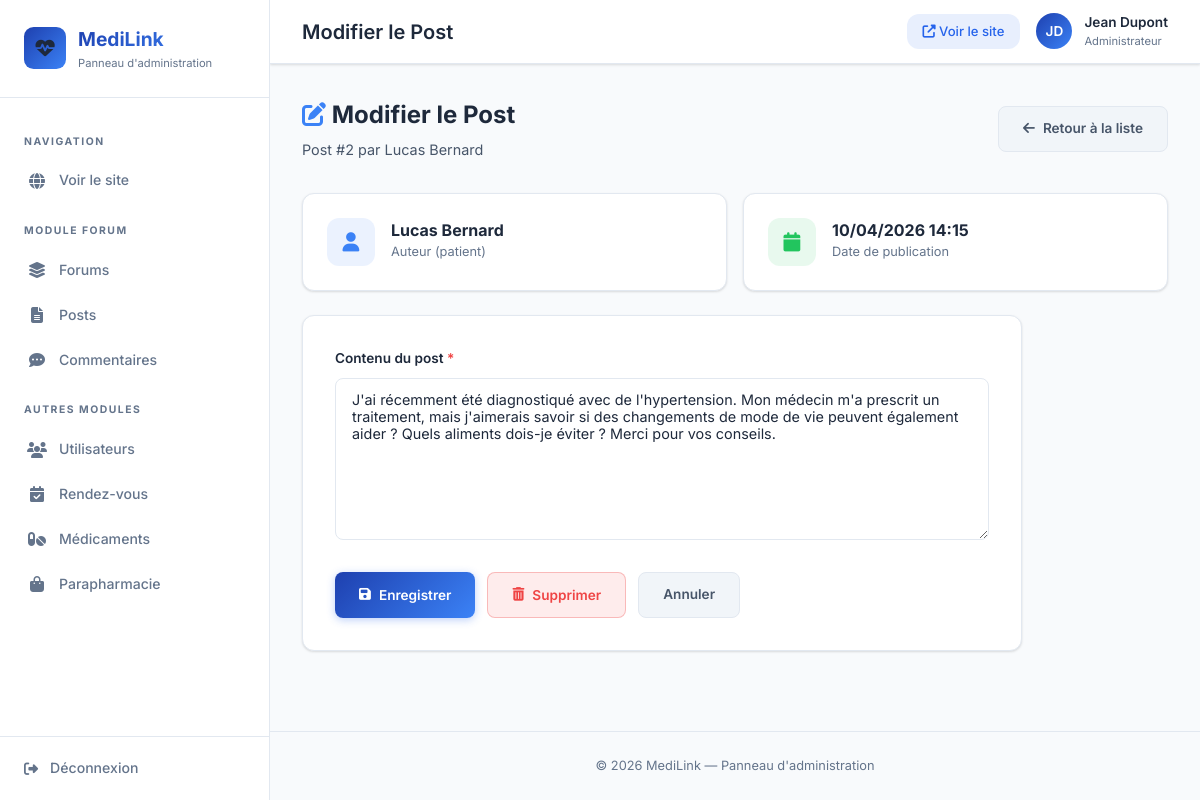
Screenshot of /index.php?controller=post&action=edit&id=2 with the database file from the repository.
### tables this page shows
CREATE TABLE IF NOT EXISTS post (
    id_post INT AUTO_INCREMENT PRIMARY KEY,
    contenu TEXT NOT NULL,
    date_publication DATETIME DEFAULT CURRENT_TIMESTAMP,
    id_forum INT NOT NULL,
    id_auteur INT NOT NULL,
    FOREIGN KEY (id_forum) REFERENCES forum(id_forum) ON DELETE CASCADE,
    FOREIGN KEY (id_auteur) REFERENCES utilisateur(id) ON DELETE CASCADE
);

CREATE TABLE IF NOT EXISTS utilisateur (
    id INT AUTO_INCREMENT PRIMARY KEY,
    nom VARCHAR(100) NOT NULL,
    prenom VARCHAR(100) NOT NULL,
    email VARCHAR(150) NOT NULL UNIQUE,
    mot_de_passe VARCHAR(255) NOT NULL,
    telephone VARCHAR(20),
    statut_compte VARCHAR(20) DEFAULT 'actif',
    role ENUM('patient','professionnel','administrateur') NOT NULL,
    created_at DATETIME DEFAULT CURRENT_TIMESTAMP
);

### Controller/PostController.php (called while the page is built, shortened)
<?php
class PostController {
    public function edit($id): void {
        $post = Post::read((int)$id);
        require __DIR__ . '/../View/back_office/post/edit.php';
    }
}

### Model/Post.php (called while the page is built, shortened)
<?php
class Post {
    public static function read(int $id): ?array {
        $pdo = Database::getConnection();
        $stmt = $pdo->prepare("
            SELECT p.*, u.nom AS auteur_nom, u.prenom AS auteur_prenom, u.role AS auteur_role
            FROM post p
            JOIN utilisateur u ON p.id_auteur = u.id
            WHERE p.id_post = :id
        ");
        $stmt->execute([':id' => $id]);
        $data = $stmt->fetch();
        return $data ?: null;
    }
}

### View/back_office/post/edit.php (the view, shortened to what this page needs)
<?php
require __DIR__ . '/../../layout/back_header.php';
?>
<div class="admin-page-header">
    <div>
        <h2><i class="fas fa-edit" style="color: var(--admin-blue);"></i> Modifier le Post</h2>
        <p>Post #<?= $post['id_post'] ?> par <?= htmlspecialchars($post['auteur_prenom'] . ' ' . $post['auteur_nom']) ?></p>
    </div>
    <a href="index.php?controller=post&action=adminList" class="admin-btn admin-btn-secondary">
        <i class="fas fa-arrow-left"></i> Retour à la liste
    </a>
</div>
<div style="display: flex; gap: 1rem; margin-bottom: 1.5rem; flex-wrap: wrap;">
    <div class="stat-card" style="flex: 1; min-width: 200px;">
        <div class="stat-icon blue"><i class="fas fa-user"></i></div>
        <div class="stat-info">
            <h3 style="font-size: 1rem;"><?= htmlspecialchars($post['auteur_prenom'] . ' ' . $post['auteur_nom']) ?></h3>
            <p>Auteur (<?= htmlspecialchars($post['auteur_role']) ?>)</p>
        </div>
    </div>
    <div class="stat-card" style="flex: 1; min-width: 200px;">
        <div class="stat-icon green"><i class="fas fa-calendar"></i></div>
        <div class="stat-info">
            <h3 style="font-size: 1rem;"><?= date('d/m/Y H:i', strtotime($post['date_publication'])) ?></h3>
            <p>Date de publication</p>
        </div>
    </div>
</div>
<div class="admin-form-card">
    <form action="index.php?controller=post&action=edit&id=<?= $post['id_post'] ?>" method="POST" data-validate="true">
        <div class="form-group">
            <label for="post-contenu">
                Contenu du post <span class="required">*</span>
            </label>
            <textarea
                id="post-contenu"
                name="contenu"
                class="form-control"
                rows="8"
                data-required="true"
                data-min="10"
                data-max="5000"
                data-label="Le contenu"
            ><?= htmlspecialchars($post['contenu']) ?></textarea>
        </div>
        <div style="display: flex; gap: 0.75rem;">
            <button type="submit" class="admin-btn admin-btn-primary">
                <i class="fas fa-save"></i> Enregistrer
            </button>
            <button type="button" class="admin-btn admin-btn-danger"
                onclick="confirmDelete('index.php?controller=post&action=delete&id=<?= $post['id_post'] ?>', 'ce post')">
                <i class="fas fa-trash-alt"></i> Supprimer
            </button>
            <a href="index.php?controller=post&action=adminList" class="admin-btn admin-btn-secondary">
                Annuler
            </a>
        </div>
    </form>
</div>
<?php require __DIR__ . '/../../layout/back_footer.php'; ?>

### public/css/admin.css (style rules this page uses)
:root { --admin-bg: #f8fafc; --admin-sidebar: #ffffff; --admin-sidebar-hover: #eff6ff; --admin-card: #ffffff; --admin-border: #e2e8f0; --admin-text: #1e293b; --admin-text-secondary: #475569; --admin-text-muted: #64748b; --admin-accent: #2563eb; --admin-accent-light: rgba(37, 99, 235, 0.1); --admin-blue: #3b82f6; --admin-green: #22c55e; --admin-red: #ef4444; --admin-orange: #f97316; --admin-teal: #14b8a6; --admin-gradient: linear-gradient(135deg, #1e40af, #3b82f6); --admin-shadow: 0 1px 3px rgba(0, 0, 0, 0.08), 0 1px 2px rgba(0, 0, 0, 0.06); --admin-shadow-lg: 0 10px 25px rgba(0, 0, 0, 0.08); --admin-radius: 0.75rem; --admin-transition: all 0.25s ease; }
*, *::before, *::after { margin: 0; padding: 0; box-sizing: border-box; }
body.admin-body { font-family: 'Inter', sans-serif; background: var(--admin-bg); color: var(--admin-text); line-height: 1.6; min-height: 100vh; display: flex; }
a { text-decoration: none; }
.admin-page-header { display: flex; align-items: center; justify-content: space-between; margin-bottom: 2rem; flex-wrap: wrap; gap: 1rem; }
.admin-page-header h2 { font-size: 1.5rem; font-weight: 700; color: var(--admin-text); }
.admin-page-header p { font-size: 0.9rem; color: var(--admin-text-secondary); margin-top: 0.25rem; }
.stat-card { background: var(--admin-card); border: 1px solid var(--admin-border); border-radius: var(--admin-radius); padding: 1.5rem; display: flex; align-items: center; gap: 1rem; box-shadow: var(--admin-shadow); transition: var(--admin-transition); }
.stat-icon { width: 48px; height: 48px; border-radius: var(--admin-radius); display: flex; align-items: center; justify-content: center; font-size: 1.2rem; flex-shrink: 0; }
.stat-icon.blue { background: rgba(59, 130, 246, 0.1); color: var(--admin-blue); }
.stat-icon.green { background: rgba(34, 197, 94, 0.1); color: var(--admin-green); }
.stat-info h3 { font-size: 1.5rem; font-weight: 700; color: var(--admin-text); line-height: 1; }
.stat-info p { font-size: 0.8rem; color: var(--admin-text-muted); margin-top: 0.25rem; }
.admin-form-card { background: var(--admin-card); border: 1px solid var(--admin-border); border-radius: var(--admin-radius); padding: 2rem; box-shadow: var(--admin-shadow); max-width: 720px; }
.admin-form-card .form-group { margin-bottom: 1.5rem; }
.admin-form-card label { display: block; font-weight: 600; font-size: 0.85rem; color: var(--admin-text); margin-bottom: 0.5rem; }
.admin-form-card label .required { color: var(--admin-red); }
.admin-form-card .form-control { width: 100%; padding: 0.75rem 1rem; border: 1px solid var(--admin-border); border-radius: 0.5rem; font-family: 'Inter', sans-serif; font-size: 0.9rem; color: var(--admin-text); background: #fff; transition: var(--admin-transition); outline: none; }
.admin-form-card textarea.form-control { min-height: 120px; resize: vertical; }
.admin-btn { display: inline-flex; align-items: center; justify-content: center; gap: 0.5rem; padding: 0.7rem 1.5rem; border: none; border-radius: 0.5rem; font-family: 'Inter', sans-serif; font-size: 0.85rem; font-weight: 600; cursor: pointer; transition: var(--admin-transition); text-decoration: none; }
.admin-btn-primary { background: var(--admin-gradient); color: #fff; box-shadow: 0 2px 8px rgba(37, 99, 235, 0.3); }
.admin-btn-secondary { background: #f1f5f9; border: 1px solid var(--admin-border); color: var(--admin-text-secondary); }
.admin-btn-danger { background: rgba(239, 68, 68, 0.1); border: 1px solid rgba(239, 68, 68, 0.3); color: var(--admin-red); }

### rows the page displays
post: id_post "2", id_auteur.nom "Lucas Bernard", id_auteur.role "patient", date_publication "10/04/2026 14:15", contenu "J'ai récemment été diagnostiqué avec de l'hypertension. Mon médecin m'a prescrit un traitement, mais j'aimerais savoir si des changements de mode de vie peuvent également aider ? Quels aliments dois-je éviter ? Merci pour vos conseils."

### other values shown
$pageTitle "Modifier le Post"
